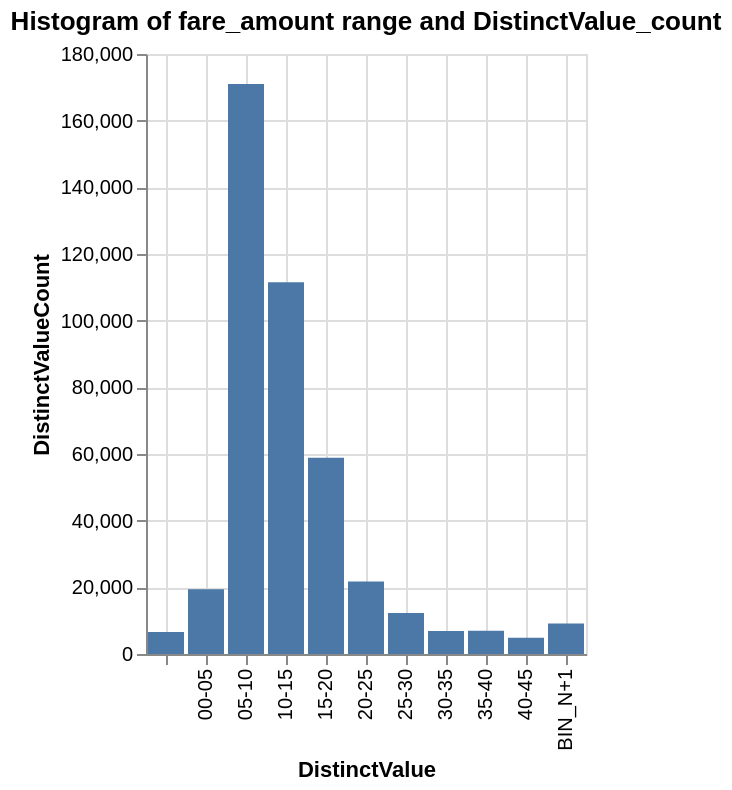

Notebook code for this chart:
### Code cell
%chart x = DistinctValue, y = DistinctValueCount, title = "Histogram of fare_amount range and DistinctValue_count", width = 300

### Figure 1 — Vega-Lite specification as saved in the notebook (floating-point values rounded to 4 significant figures)
{"$schema": "https://vega.github.io/schema/vega-lite/v3.json", "data": {"format": {"type": "csv"}, "values": "\"ColumnName\",\"DistinctValue\",\"DistinctValueCount\"\n\"fare_amount\",\"\",\"6592\"\n\"fare_amount\",\"00-05\",\"19415\"\n\"fare_amount\",\"05-10\",\"171023\"\n\"fare_amount\",\"10-15\",\"111488\"\n\"fare_amount\",\"15-20\",\"58885\"\n\"fare_amount\",\"20-25\",\"21727\"\n\"fare_amount\",\"25-30\",\"12327\"\n\"fare_amount\",\"30-35\",\"6904\"\n\"fare_amount\",\"35-40\",\"6979\"\n\"fare_amount\",\"40-45\",\"4886\"\n\"fare_amount\",\"BIN_N+1\",\"9123\"\n"}, "encoding": {"x": {"axis": {"grid": true, "title": "DistinctValue"}, "field": "DistinctValue", "type": "nominal"}, "y": {"axis": {"grid": true, "title": "DistinctValueCount"}, "field": "DistinctValueCount", "type": "quantitative"}}, "mark": {"color": "#4C78A8", "type": "bar"}, "title": "Histogram of fare_amount range and DistinctValue_count", "width": "300"}
